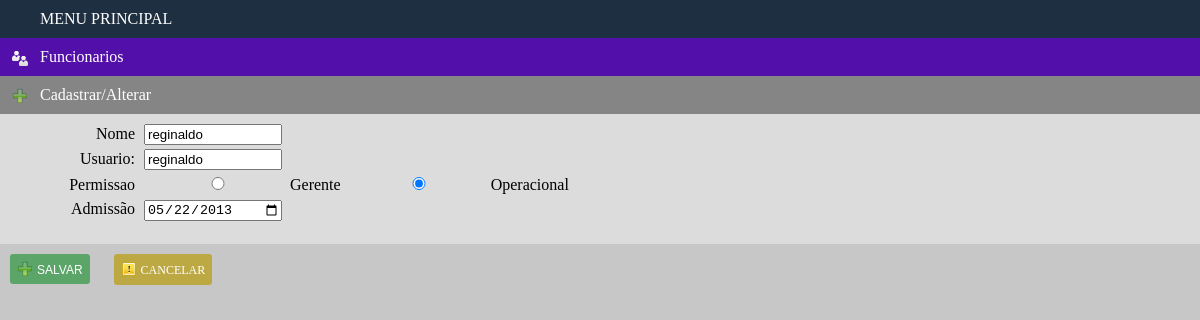
The app's page /cadastro/cad_func.php?id=1 with its own data.
### tables this page shows
CREATE TABLE IF NOT EXISTS `funcionario` (
  `id_funcionario` int(11) NOT NULL AUTO_INCREMENT,
  `nome_funcionario` varchar(60) DEFAULT NULL,
  `data_admissao` datetime DEFAULT NULL,
  `usuario` varchar(100) NOT NULL,
  `senha` varchar(100) NOT NULL,
  `permissao` int(11) NOT NULL,
  PRIMARY KEY (`id_funcionario`)
);

### cadastro/cad_func.php (the view, shortened to what this page needs)
	<?php include $_SERVER['DOCUMENT_ROOT'] . "/includes/head.php"; ?>
	<body>
		<div id='menu' class="fe_menu_index">
			<ul>
				<?php include $_SERVER['DOCUMENT_ROOT'] . "/includes/titulo_menu_principal.php"; ?>
				<?php include $_SERVER['DOCUMENT_ROOT'] . "/includes/titulo_funcionarios.php"; ?>
				<?php include $_SERVER['DOCUMENT_ROOT'] . "/includes/titulo_cadastrar_alterar.php"; ?>
		</div>
<?php
if(isset($_GET['id'])){
	$id = $_GET['id'];
	$query			 =	 mysql_query("Select nome_funcionario,data_admissao,usuario,permissao from funcionario where id_funcionario=$id");
	$dados 			 = 	mysql_fetch_array($query);
	$nomefunc		 =	$dados['nome_funcionario'];
	$data_admissao	 =	$dados['data_admissao'];
	$usuario		 =  $dados['usuario'];
	$permissao		 =	$dados['permissao'];
	$data_admissao	 =	date("Y-m-d", strtotime($data_admissao));
}
?>
<html>
<?php
if(isset($_GET['id'])){
	$action="cad_func.php?id=$id";
}else{
	$action="cad_func.php";
}
	?>
	<form name="cadastro_funcionario" class="form" method="POST" action="<?php echo $action;?>">
		<div class="area_de_tabelas">
					<label for="txtnome">Nome</label>
					<input type="text" id="nome_func" maxlength="50" required value='<?php  if (isset($_GET['id'])){ echo $nomefunc; }?>' name="txtnome">
					<br />
					<label for="Usuario">Usuario:</label>
					<input type="text" id="usuario" maxlength="50" required value='<?php  if (isset($_GET['id'])){ echo $usuario; }?>' name="usuario">
					<br />
					<label for="permissao">Permissao</label>
					<input type="radio" name="permissao" value="0" <?php if (isset($_GET['id'])){ if($permissao==0){ echo 'checked';} }?>>Gerente
					<input type="radio" name="permissao" value="1" <?php if (isset($_GET['id'])){ if($permissao==1){ echo 'checked';} }?> >Operacional
					<br/>
					<label for="data_admissao">Admissão</label>
					<input type="date" id="data_admissao"  value="<?php  if (isset($_GET['id'])){ echo $data_admissao; }else{ echo date("Y-m-d");}?>" name="data_admissao">
		</div>
				<?php include $_SERVER['DOCUMENT_ROOT'] . "/includes/bt_salvar_cancelar.php"; ?>
	</form>
</body>
</html>

### _assets/css/style.css (style rules this page uses)
body { background: rgb(199, 199, 199); color:white; margin:0; padding:0; font-family: ubuntu; }
.fe_menu_index { background: rgb(60, 60, 60); color: white; }
.fe_menu_index ul { background: ;list-style: none;margin: 0;padding: 0; }
.area_de_tabelas { background: rgb(220, 220, 220);color: black ; padding:10px; padding-bottom:20px; }
form.form label { width: 125px;display: inline-block;text-align: right;margin-right: 5px;height: 24px; }
form.form input, form.form select { display: inline-block; clear:both; width: 138px; }
form.form input[type=date] { width: 138px; }

### records on screen
funcionario: txtnome "reginaldo", usuario "reginaldo", permissao "☑", data_admissao "05/22/2013"
